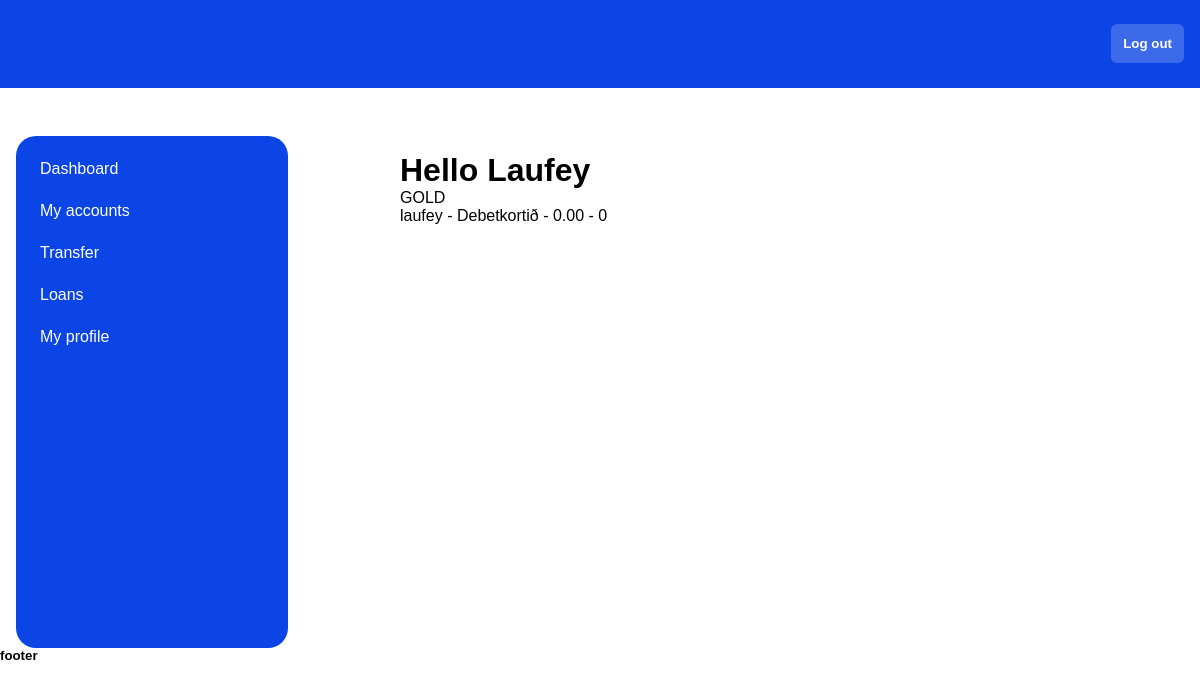
Screenshot of /home/ (signed in) with the database file from the repository.
### bank_app/models.py (models this page shows, shortened)
class Customer(models.Model):
   BASIC = 'basic'
   SILVER = 'silver'
   GOLD = 'GOLD'
   RANKS = [
      (BASIC, 'Basic'),
      (SILVER, 'Silver'),
      (GOLD, 'Gold'),
   ]
   user = models.OneToOneField(User, primary_key=True, on_delete=models.CASCADE)
   phone_number = models.CharField(max_length=20)
   customer_rank = models.CharField(choices=RANKS, default=BASIC, max_length=6)

class Account(models.Model):
   user = models.ForeignKey(User, on_delete=models.CASCADE)
   title = models.CharField(max_length=200)
   balance = models.DecimalField(max_digits=6, decimal_places=2, default=0)
   last_update = models.DateTimeField(auto_now_add=True, null=True)
   class Meta:
      get_latest_by = 'pk'
   @property
   def movements(self) -> QuerySet:
      return Ledger.objects.filter(account=self)
   @property
   def money(self) -> Decimal:
      return self.movements.aggregate(models.Sum('amount'))['amount__sum'] or Decimal(0)

### bank_app/views.py (the view)
# urls.py: path('home/', views.home, name='home'),
@login_required
def home(request):
   user = request.user
   if request.method == "POST":
      print("Hello")
      account_form = createAccount(request.POST)
      if account_form.is_valid():
         Account.objects.create(user=User.objects.get(pk=user.id), title=account_form.cleaned_data['title'])
   if request.user.is_staff:
      context = {
         'form':createAccount,
         'accounts':Account.objects.all(),
         'user_id':user.id,
         'customers':Customer.objects.all(),
      }
      return render(request, 'bank_app/staff.html', context)
   else:
      context = {
         'form':createAccount,
         'accounts':Account.objects.all(),
         'user_id':user.id,
         'customers':Customer.objects.all(),
      }
      return render(request, 'bank_app/home.html', context)

### bank_app/templates/bank_app/home.html (shortened to what this page needs)
{% extends 'bank_app/base/base3.html' %}
{% block content %}
  {% for customer in customers %}
    {% if customer.user_id == user_id %}
      <li>{{ customer.customer_rank }}</li>
    {% endif %}
  {% endfor %}
  {% for account in accounts %}
    {% if account.user_id == user_id %}
    <li>{{ account.user }} - {{ account.title }} - {{ account.balance }} - {{ account.money }}</li>
    {% endif %}
  {% endfor %}
{% endblock %}

### bank_app/templates/bank_app/base/base3.html (shortened to what this page needs)
{% load static %}
<!DOCTYPE html>
<html lang="en">
<head>
  <link rel="stylesheet" href="{% static 'css/style2.css' %}">
</head>
<body class="white">
  <nav>
    <ul class="ul2">
      <li>
      </li>
      <li>
        <form action="{% url 'login_app:logout' %}">
          <button>Log out</button>
        </form>
      </li>
    </ul>
  </nav>
  <div class="staff_main">
    <ul class="staff_nav">
      <li>
        <a href="{% url 'bank_app:home' %}">Dashboard</a>
      </li>
      <li>
        <a href="{% url 'bank_app:accounts' %}">
          My accounts
        </a>
      </li>
      <li>
        <a href="{% url 'bank_app:transfer' %}">
          Transfer
        </a>
      </li>
      <li>
        <a href="{% url 'bank_app:loans' %}">
          Loans
        </a>
      </li>
      <li>
        <a href="{% url 'bank_app:profile' %}">
          My profile
        </a>
      </li>
    </ul>
    <div>
      <div>
      <h1 class="hello">Hello {{ user.first_name }}</h1>
      </div>
      {% block content %} {% endblock %}
    </div>
  </div>
<footer>
  <h5>footer</h5>
</footer>
</body>
</html>

### bank_app/static/css/style2.css (style rules this page uses)
* { margin:0; padding: 0; font-family: 'Gill Sans', 'Gill Sans MT', Calibri, 'Trebuchet MS', sans-serif; list-style-type: none; text-decoration: none; }
.ul2 { margin: 0; padding: 0; overflow: hidden; height: 5.5rem; padding: 0 1rem; background-color: #0b45e6; }
.ul2 li { float:left; }
.ul2 li:last-child { float:right; }
.ul2 button { color: white; background-color: rgba(255, 255, 255, 0.2); margin-top: 1.5rem; padding: .75rem; border: none; border-radius: 6px; font-weight: bold; cursor: pointer; }
.hello { margin-top: 1rem; }
.staff_main { margin-top: 3rem; display: grid; grid-template-columns: 1fr 2fr; }
.staff_nav { display: block; background-color: rgb(11, 69, 230); width: 20vw; height: 60vh; padding: 1rem; border-radius: 20px; display: flex; flex-flow: column; gap: .5rem; margin-left: 1rem; }
.staff_nav li { padding: .5rem; border-radius: 15px; }
.staff_nav li a { color: white; }
form { display: flex; flex-flow: column; gap: 1rem; }

### rows the page displays
Customer: customer_rank "GOLD"
Account: user "laufey", title "Debetkortið", balance "0.00", money "0"

### other values shown
{{ user.first_name }} "Laufey"
